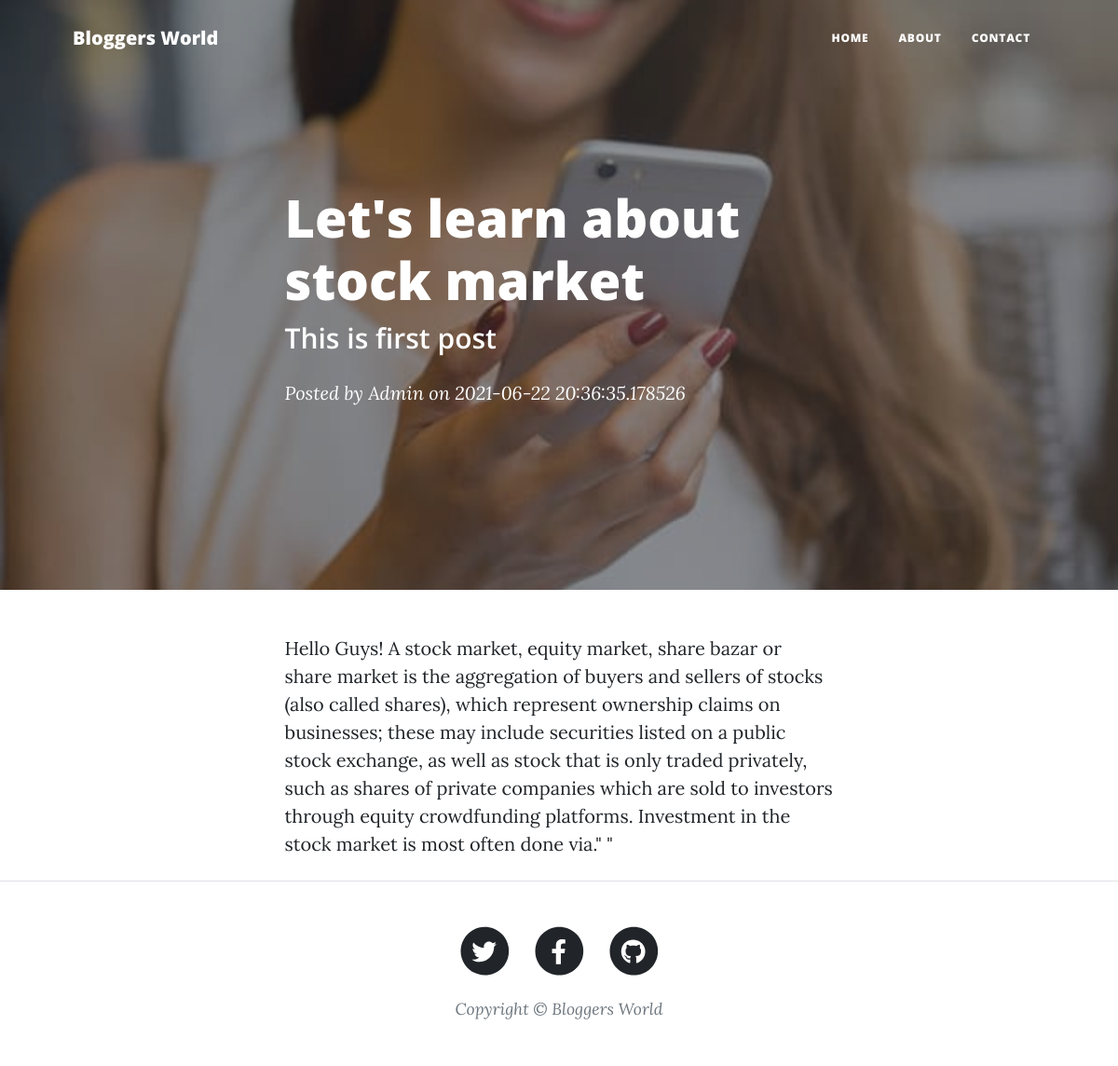
Screenshot of /post/first-post with the database file from the repository.
### main.py (models this page shows)
class Posts(db.Model):
    s_no=db.Column(db.Integer, primary_key=True)
    title=db.Column(db.String(80), nullable=False)
    content=db.Column(db.String(12), nullable=False)
    tagline=db.Column(db.String(22), nullable=False)
    date=db.Column(db.String(80), nullable=False)
    slug=db.Column(db.String(12), nullable=True)

### main.py (the view)
@app.route("/post/<string:post_slug>", methods=['GET'])
def post_route(post_slug):
    post=Posts.query.filter_by(slug=post_slug).first()
    return render_template("post.html", params=params, post=post)

### templates/post.html
{% extends "layout.html" %}
{% block body %}
        <header class="masthead" style="background-image: url('{{ url_for('static', filename='assets/img/posts-bg.jpg')}}')">
            <div class="container position-relative px-4 px-lg-5">
                <div class="row gx-4 gx-lg-5 justify-content-center">
                    <div class="col-md-10 col-lg-8 col-xl-7">
                        <div class="post-heading">
                            <h1>{{post.title}}</h1>
                            <h2 class="subheading">{{post.tagline}}</h2>
                            <span class="meta">
                                Posted by
                                <a href="#!">Admin</a>
                                on {{post.date}}
                            </span>
                        </div>
                    </div>
                </div>
            </div>
        </header>
        <article class="mb-4">
            <div class="container px-4 px-lg-5">
                <div class="row gx-4 gx-lg-5 justify-content-center">
                    <div class="col-md-10 col-lg-8 col-xl-7">
                        {{post.content}}
                    </div>
                </div>
            </div>
        </article>
{% endblock %}

### rows the page displays
Posts: title "Let's learn about stock market", tagline "This is first post", date "2021-06-22 20:36:35.178526", content "Hello Guys! A stock market, equity market, share bazar or share market is the aggregation of buyers and sellers of stocks (also called shares), which represent ownership claims on businesses; these may include securities listed on a public stock exchange, as well as stock that is only traded privately, such as shares of private companies which are sold to investors through equity crowdfunding platforms. Investment in the stock market is most often done via.\" \""

### other values shown
{{ params['blog_name'] }} "Bloggers World"
